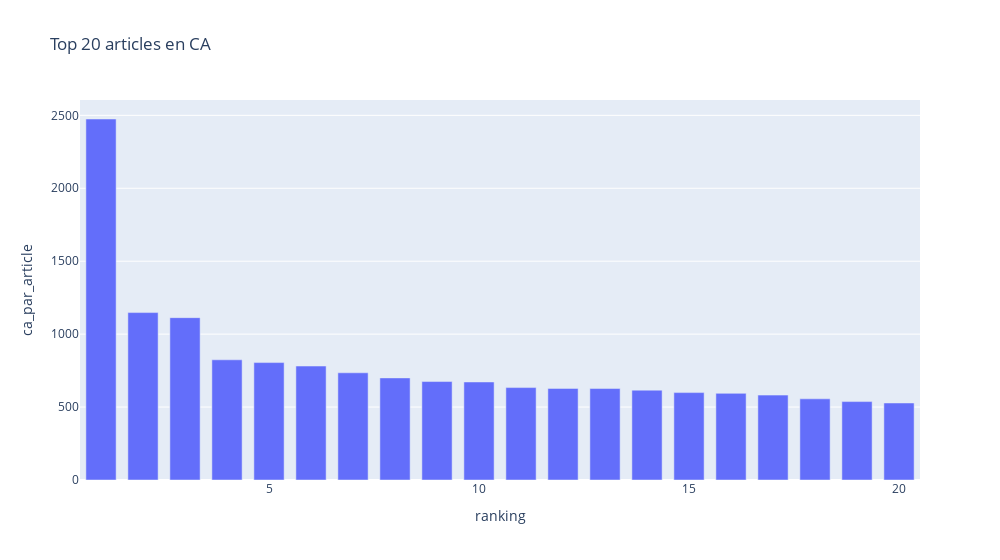

The code cell stored with this chart in its notebook:
### Code cell
###############################
# Palmares des articles en CA #
###############################

#Effectuer le tri dans l'ordre décroissant du CA du dataset df_merge
df_final['ca_par_article'] = df_final['ca_par_article'].astype(float)


#Réinitialiser l'index du dataset par un reset_index
df_final = df_final.reset_index(drop=True)

#Afficher les 20 premier articles en CA
df_final = df_final.sort_values(by='ca_par_article', ascending=False)

df_final.head(20)



# Trier les articles par CA décroissant et sélectionner les 20 premiers
top_20_articles = df_final.sort_values(by='ca_par_article', ascending=False).head(20)

# Ajouter une colonne de classement
top_20_articles['ranking'] = range(1, len(top_20_articles) + 1)

# Créer le graphique en barre avec des barres plus épaisses et une largeur maximale
fig = px.bar(top_20_articles, x='ranking', y='ca_par_article', title='Top 20 articles en CA')

# Ajuster la mise en page pour définir une largeur maximale
fig.update_layout(bargap=0.2, bargroupgap=0.1, width=1000)  # Ajustez les valeurs selon vos besoins

# Afficher le graphique
fig.show()

### Figure 1 — Plotly figure (JSON) as saved in the notebook; plotly's stock layout.template omitted (floating-point values rounded to 4 significant figures)
{"data": [{"hovertemplate": "ranking=%{x}<br>ca_par_article=%{y}<extra></extra>", "legendgroup": "", "marker": {"color": "#636efa", "pattern": {"shape": ""}}, "name": "", "orientation": "v", "showlegend": false, "textposition": "auto", "type": "bar", "x": [1, 2, 3, 4, 5, 6, 7, 8, 9, 10, 11, 12, 13, 14, 15, 16, 17, 18, 19, 20], "xaxis": "x", "y": [2475.0, 1148.0, 1113.0, 824.0, 805.0, 781.2, 735.0, 700.0, 675.0, 672.0, 633.6, 628.0, 627.0, 616.0, 599.2, 594.0, 582.0, 556.5, 537.6, 528.0], "yaxis": "y"}], "layout": {"bargap": 0.2, "bargroupgap": 0.1, "barmode": "relative", "legend": {"tracegroupgap": 0}, "title": {"text": "Top 20 articles en CA"}, "width": 1000, "xaxis": {"anchor": "y", "domain": [0, 1], "title": {"text": "ranking"}}, "yaxis": {"anchor": "x", "domain": [0, 1], "title": {"text": "ca_par_article"}}}}
